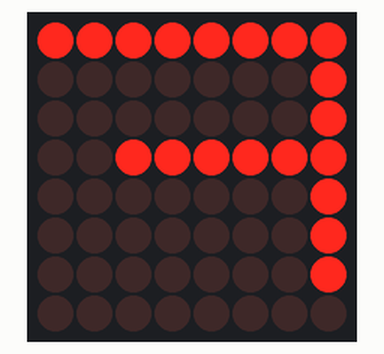
Recording of a sketch running on a simulated Arduino Uno, built with avr-gcc and run on an emulated ATmega328P. Parts: 8×8 LED matrix. Wiring (inferred from the names in the program): LED matrix (orientation assumed): rows pin 9, pin 4, A0, pin 6, pin 10, A1, pin 11, pin 5; columns pin 2, pin 3, pin 7, pin 8, pin 12, pin 13, A2, A3.

Above: at 0.1 s.

The sketch:

matrix_F.ino
```cpp
int rows[8] = {9, 4, A0, 6, 10, A1, 11, A3};
int cols[8] = {5, 12, 13, 8, A2, 7, 3, 2};

byte letterF[8] = {
  B11111111,
  B10000000,
  B10000000,
  B11111100,
  B10000000,
  B10000000,
  B10000000,
  B00000000
};

void setup() {
  for (int i = 0; i < 8; i++) {
    pinMode(rows[i], OUTPUT);
    pinMode(cols[i], OUTPUT);
  }
}

void loop() {
  for (int r = 0; r < 8; r++) {
    for (int i = 0; i < 8; i++) {
      digitalWrite(rows[i], LOW);
      digitalWrite(cols[i], HIGH);
    }

    digitalWrite(rows[r], HIGH);

    for (int c = 0; c < 8; c++) {
      if (bitRead(letterF[r], 7 - c)) {
        digitalWrite(cols[c], LOW);
      }
    }

    delay(2);
  }
}
```
